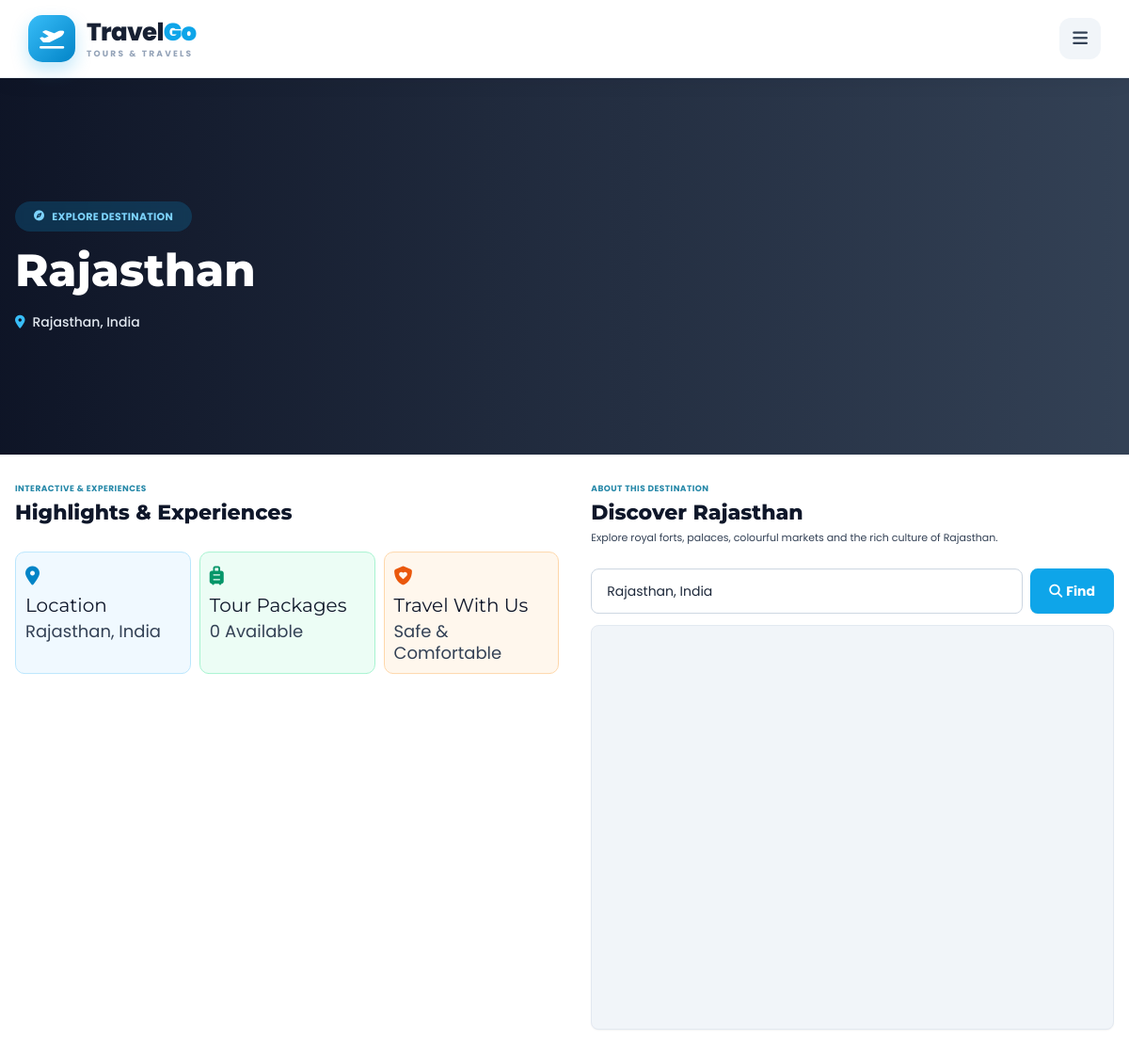
Screenshot of /destination-details.php?id=1 (signed in) with the database file from the repository.
### tables this page shows
CREATE TABLE `destinations` (
  `id` INT UNSIGNED NOT NULL AUTO_INCREMENT,
  `name` VARCHAR(150) NOT NULL,
  `slug` VARCHAR(180) NOT NULL,
  `location` VARCHAR(150) DEFAULT NULL,
  `description` TEXT DEFAULT NULL,
  `image` VARCHAR(255) DEFAULT NULL,
  `gallery_images` LONGTEXT DEFAULT NULL,
  `created_at` TIMESTAMP NOT NULL DEFAULT CURRENT_TIMESTAMP,
  PRIMARY KEY (`id`),
  UNIQUE KEY `uk_destinations_slug` (`slug`),
  KEY `idx_destinations_name` (`name`)
);

### destination-details.php (the view, shortened to what this page needs)
<?php
require_once "config/database.php";
$id = isset($_GET['id']) ? (int) $_GET['id'] : 0;
$stmt = $pdo->prepare("SELECT * FROM destinations WHERE id = ? LIMIT 1");
$stmt->execute([$id]);
$destination = $stmt->fetch(PDO::FETCH_ASSOC);
$packageStmt = $pdo->prepare("SELECT * FROM packages WHERE destination_id = ? AND status = 'active' ORDER BY id DESC");
$packageStmt->execute([$id]);
$packages = $packageStmt->fetchAll(PDO::FETCH_ASSOC);
require_once "includes/header.php";
require_once "includes/navbar.php";
$name = trim($destination['name'] ?? 'Destination');
$location = trim($destination['location'] ?? 'India');
$description = trim($destination['description'] ?? '');
?>
<main class="min-h-screen bg-white text-slate-900">
<section class="relative h-[400px] overflow-hidden bg-slate-950 max-[640px]:h-[360px]">
    <?php if (!empty($destination['image'])): ?>
        <img
            src="uploads/<?php echo htmlspecialchars($destination['image']); ?>"
            alt="<?php echo htmlspecialchars($name); ?>"
            class="absolute inset-0 h-full w-full object-cover"
        >
    <?php else: ?>
        <div class="absolute inset-0 bg-slate-700"></div>
    <?php endif; ?>
    <div class="absolute inset-0 bg-gradient-to-r from-slate-950/75 via-slate-950/35 to-transparent"></div>
    <div class="relative z-10 mx-auto flex h-[400px] w-[min(1220px,calc(100%-32px))] items-center max-[640px]:h-[360px] max-[640px]:w-[calc(100%-24px)]">
        <div class="max-w-[650px]">
            <div class="mb-4 inline-flex items-center gap-2 rounded-full bg-sky-500/20 px-5 py-2 text-[11px] font-bold uppercase tracking-wide text-sky-300 backdrop-blur-sm">
                <i class="fa-solid fa-compass"></i>
                Explore Destination
            </div>
            <h1 class="m-0 text-5xl font-extrabold leading-[1.05] text-white max-[640px]:text-4xl">
                <?php echo htmlspecialchars($name); ?>
            </h1>
            <div class="mt-5 flex items-center gap-2 text-sm font-medium text-slate-200">
                <i class="fa-solid fa-location-dot text-sky-400"></i>
                <?php echo htmlspecialchars($location); ?>
            </div>
        </div>
    </div>
</section>
    <section class="py-[30px] pb-7">
        <div class="w-[min(1220px,calc(100%-32px))] mx-auto max-[640px]:w-[calc(100%-24px)] grid grid-cols-[1.02fr_.98fr] gap-[34px] items-start max-[900px]:grid-cols-1">
            <div>
                <div class="text-[#2688a8] text-[9px] font-bold uppercase tracking-wider">Interactive &amp; Experiences</div>
                <h2 class="text-[22px] leading-tight font-extrabold my-1 text-slate-900">Highlights &amp; Experiences</h2>
                <div class="grid grid-cols-3 gap-[7px] mt-[9px] max-[640px]:grid-cols-1">
                </div>
<div class="grid grid-cols-3 gap-[9px] mt-3 max-[640px]:grid-cols-1">
    <div class="border border-sky-200 rounded-[10px] p-[10px] min-h-[72px] bg-sky-50">
        <div class="text-sky-600 text-[20px] mb-1">
            <i class="fa-solid fa-location-dot"></i>
        </div>
        <h3 class="text-slate-900 text-[20px] leading-tight">Location</h3>
        <p class="text-slate-700 text-[18px] leading-tight mt-1">
            <?php echo htmlspecialchars($location); ?>
        </p>
    </div>
    <div class="border border-emerald-200 rounded-[10px] p-[10px] min-h-[72px] bg-emerald-50">
        <div class="text-emerald-600 text-[20px] mb-1">
            <i class="fa-solid fa-suitcase-rolling"></i>
        </div>
        <h3 class="text-slate-900 text-[20px] leading-tight">Tour Packages</h3>
        <p class="text-slate-700 text-[18px] leading-tight mt-1">
            <?php echo count($packages); ?> Available
        </p>
    </div>
    <div class="border border-orange-200 rounded-[10px] p-[10px] min-h-[72px] bg-orange-50">
        <div class="text-orange-600 text-[20px] mb-1">
            <i class="fa-solid fa-shield-heart"></i>
        </div>
        <h3 class="text-slate-900 text-[20px] leading-tight">Travel With Us</h3>
        <p class="text-slate-700 text-[18px] leading-tight mt-1">
            Safe &amp; Comfortable
        </p>
    </div>
</div>
            </div>
            <div>
                <div class="text-[#2688a8] text-[9px] font-bold uppercase tracking-wider">About This Destination</div>
                <h2 class="text-[22px] leading-tight font-extrabold my-1 text-slate-900">Discover <?php echo htmlspecialchars($name); ?></h2>
                <p class="text-[11px] leading-[1.65] text-slate-700 m-0">
                    <?php echo $description ? nl2br(htmlspecialchars($description)) : 'Discover the beauty, culture and unforgettable experiences of this amazing destination with TravelGo.'; ?>
                </p>
                <div class="mt-6 w-full">
                    <div class="flex w-full gap-2">
                        <input id="destinationMapSearch" type="text" value="<?php echo htmlspecialchars($location); ?>"
                               class="min-w-0 flex-1 h-12 rounded-lg border border-slate-300 bg-white px-4 text-sm text-slate-800 outline-none transition focus:border-sky-500 focus:ring-2 focus:ring-sky-100"
                               placeholder="Search any place..." aria-label="Search any place">
                        <button type="button" id="destinationMapFind"
                                class="h-12 shrink-0 rounded-lg bg-sky-500 px-5 text-sm font-bold text-white shadow-sm transition hover:bg-sky-600">
                            <i class="fa-solid fa-magnifying-glass mr-1"></i>Find
                        </button>
                    </div>
                    <div class="mt-3 h-[430px] w-full overflow-hidden rounded-lg border border-slate-200 bg-slate-100 shadow-sm max-[900px]:h-[390px] max-[640px]:h-[330px]">
                        <iframe id="destinationGoogleMap" loading="lazy" title="Interactive map of <?php echo htmlspecialchars($name); ?>"
                                class="h-full w-full border-0"
                                src="https://www.google.com/maps?q=<?php echo rawurlencode($location); ?>&output=embed"
                                allowfullscreen></iframe>
                    </div>
                </div>
            </div>
        </div>
    </section>
</main>
<?php require_once "includes/footer.php"; ?>

### assets/css/style.css (style rules this page uses)
* { box-sizing: border-box; }
html { scroll-behavior: smooth; }
body { font-family: "Poppins", sans-serif; margin: 0; overflow-x: hidden; }
h1, h2, h3, h4, h5, h6 { font-family: "Montserrat", sans-serif; }
.tg-reveal { will-change: transform, opacity; }

### includes/navbar.php (style rules this page uses)
html, body { width: 100%; max-width: 100%; overflow-x: hidden !important; }

### rows the page displays
destinations: name "Rajasthan", location "Rajasthan, India", description "Explore royal forts, palaces, colourful markets and the rich culture of Rajasthan."

### other values shown
count($packages) "0"
